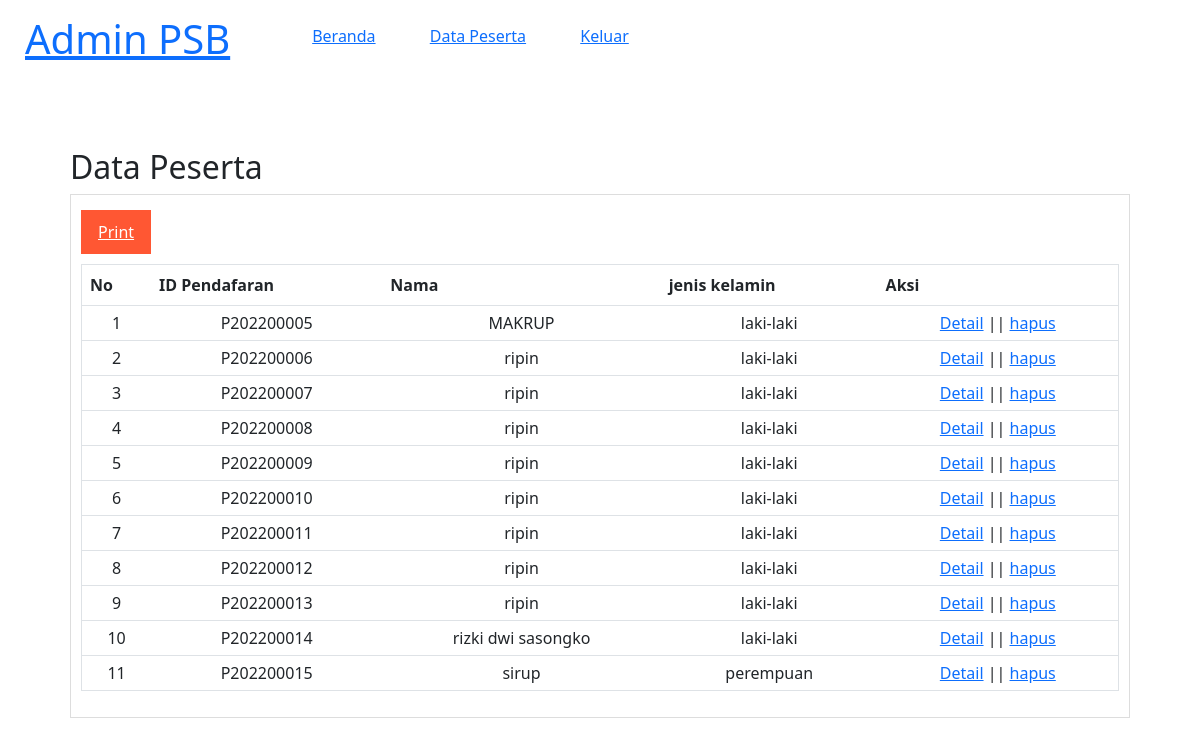
Page /psb/data-peserta.php (signed in) on the committed database.
### tables this page shows
CREATE TABLE `tb_pendaftaran` (
  `id_pendaftaran` char(10) NOT NULL,
  `tgl_daftar` date NOT NULL,
  `thn_ajaran` varchar(9) NOT NULL,
  `jurusan` varchar(50) NOT NULL,
  `nama_peserta` varchar(50) NOT NULL,
  `tempat_lahir` varchar(50) NOT NULL,
  `tgl_lahir` date NOT NULL,
  `jenis_kelamin` enum('laki-laki','perempuan') NOT NULL,
  `agama` varchar(15) NOT NULL,
  `alamat_peserta` text NOT NULL
);

### psb/data-peserta.php (the view, shortened to what this page needs)
<?php
    include '../koneksi.php';
?>
<!DOCTYPE html>
<html>
<head>
    <link rel="stylesheet" type="text/css" href="css/style.css">
<link href="https://cdn.jsdelivr.net/npm/bootstrap@5.2.0/dist/css/bootstrap.min.css" rel="stylesheet">
</head>
<body>
    <header>
        <h1><a href="beranda.php">Admin PSB</h1>
        <ul>
            <li><a href="beranda.php">Beranda</a></li>
            <li><a href="data-peserta.php">Data Peserta</a></li>
            <li><a href="keluar.php">Keluar</a></li>
        </ul>
    </header>
    <section class="content">
        <h2>Data Peserta</h2>
        <div class="box">
            <a href="cetak-peserta.php" target="_blank" class="btn-cetak">Print</a>
        <table class="table" border="1">
            <thead>
                <tr>
                    <th>No</th>
                    <th>ID Pendafaran</th>
                    <th>Nama</th>
                    <th>jenis kelamin</th>
                    <th>Aksi</th>
                </tr>
            </thead>
            <tbody>
                <?php
                    $no = 1;
                    $list_peserta = mysqli_query($conn, "SELECT * FROM tb_pendaftaran");
                    while($row = mysqli_fetch_array($list_peserta)){
                ?>
                <tr>
                    <td><?php echo $no++ ?></td>
                    <td><?php echo $row['id_pendaftaran'] ?></td>
                    <td><?php echo $row['nama_peserta'] ?></td>
                    <td><?php echo $row['jenis_kelamin'] ?></td>
                    <td>
                        <a href="detail-peserta.php?id=<?php echo $row['id_pendaftaran'] ?>">Detail</a> ||
                        <a href="hapus-peserta.php?id=<?php echo $row['id_pendaftaran'] ?>" onclick="return confirm('Yakin ?')">hapus</a>
                    </td>
                </tr>
                <?php } ?>
            </tbody>
        </table>
        </div>
    </section>
</body>
</html>

### psb/css/style.css (style rules this page uses)
* { margin:0; padding: 0; font-family: 'Quicksand' sans-serif; }
body { background-color: #FFC0CB; }
.box { background-color: #fff; border:1px solid #ddd; padding:10px; box-sizing: border-box; margin:5px 0 25px; }
.btn-cetak { display: inline-block; padding:10px 17px; color: #fff; background-color: #FF5733; margin-top: 5px; margin-bottom: 10px; }
header { background-color: #fff; }
header::after { content:''; display: block; clear: both; }
header h1 { padding:15px 25px; display: inline-block; float: left; }
header ul { float: left; }
header ul li { padding:24px 25px; display: inline-block; }
a { text-decoration: none; }
.content { width:90%; padding:10px; box-sizing: border-box; margin:50px auto; }
.table { width:100%; border-collapse: collapse; border:1px solid #ddd; }
.table tr { height:30px; }
.table tr td { padding:5px 10px; text-align: center; }
.table tr td:nth-child(1) { text-align: center; }

### rows in the picture
tb_pendaftaran: id_pendaftaran "P202200005", nama_peserta "MAKRUP", jenis_kelamin "laki-laki"
tb_pendaftaran: id_pendaftaran "P202200006", nama_peserta "ripin", jenis_kelamin "laki-laki"
tb_pendaftaran: id_pendaftaran "P202200007", nama_peserta "ripin", jenis_kelamin "laki-laki"
tb_pendaftaran: id_pendaftaran "P202200008", nama_peserta "ripin", jenis_kelamin "laki-laki"
tb_pendaftaran: id_pendaftaran "P202200009", nama_peserta "ripin", jenis_kelamin "laki-laki"
tb_pendaftaran: id_pendaftaran "P202200010", nama_peserta "ripin", jenis_kelamin "laki-laki"
tb_pendaftaran: id_pendaftaran "P202200011", nama_peserta "ripin", jenis_kelamin "laki-laki"
tb_pendaftaran: id_pendaftaran "P202200012", nama_peserta "ripin", jenis_kelamin "laki-laki"
tb_pendaftaran: id_pendaftaran "P202200013", nama_peserta "ripin", jenis_kelamin "laki-laki"
tb_pendaftaran: id_pendaftaran "P202200014", nama_peserta "rizki dwi sasongko", jenis_kelamin "laki-laki"
tb_pendaftaran: id_pendaftaran "P202200015", nama_peserta "sirup", jenis_kelamin "perempuan"
